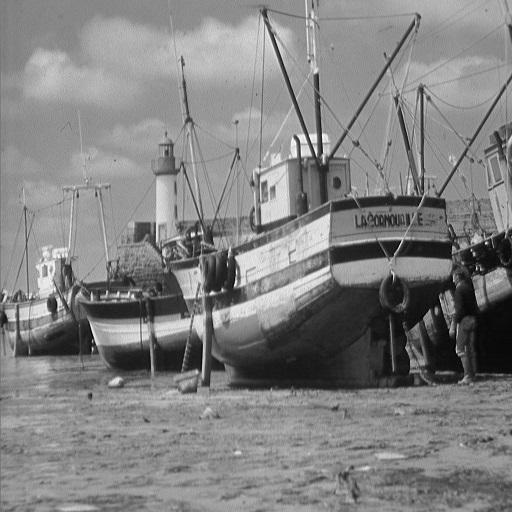
#> input picture 4_Histogram_processing/reduccion/boat.jpg, 512 x 512 px
$ python red_hist.py
#> lines starting #> are read from the running program, lines starting #| are printed output that depends on the picture
import numpy as np
import matplotlib.image as im
import matplotlib.pyplot as plt
# Importacion de bibliotecas matematica, manejo imagenes y graficado

def red_hist(A):
# Reduccion del histograma
#  Esta técnica modifica el histograma original de tal manera que comprime
#  la dinámica de escala de grises [r_min, r_max] a otra escala.
#
# Recibe: una matriz de imagen en escala de gris con valores de 8 bits
# Retorna:
# - B: una matriz resultante de imagen de valores de 8bits

    # Obtencion de las dimensiones de la imagen de entrada
    m = len(A)
    n = len(A[0])

    B = np.zeros((m,n)) # matriz de ceros con tamano de A
    A = A.astype(np.double) # conversion de tipos de int a double

    # Definicion de constantes para la reduccion
    alpha = 50
    beta = 50

    rmax = np.max(A) # se extrae el valor maximo
    rmin = np.min(A) # se extrae el valor minimo

    smax = rmax - alpha # se obtiene smax para reducir
    smin = rmin + beta # se obitene smin para reducir

    # Metodo de reduccion del histograma
    temp = (smax - smin) / (rmax - rmin) # se calcula un temporal
    # Se utilizan los metodos de numpy para las operaciones en matrices
    # Equivale a:
    #   (A.-rmin).*temp.-smin
    B = np.add(np.dot(np.subtract(A, rmin), temp), smin)

    B = np.ceil(B).astype(np.uint8) # conversion de tipos de double a uint8
    # Requiere de un redondeo

    return B


def imhist_py(input):
# Calculo de histograma
#   realiza el calculo de histograma para una imagen en escala de grises
#
# Basado en la segunda forma de calcular el histograma
#
# Recibe: una matriz de imagen en escala de gris con valores de 8 bits
# Retorna: un vector que representa el histograma de valores

    H = np.zeros(256); # crea un vector del tamano de rango de la escala de grises

    # Itera sobre cada nivel de gris para saber su frecuencia
    for i in range(256):
        H[i] = sum(sum(input==i)) # suma de valores iguales encontrados

    return H


A = im.imread("boat.jpg") # lectura de imagen en escala a grises
#> A is the input picture: shape (512, 512); min 0, max 255, mean 129.7
    # Nota: image.io utiliza arrays de numpy por lo que sus tipos son
    #   compatibles

plt.figure(1) # creacion de nueva figura para graficado
plt.subplot(221) # posicionamiento de imagen
plt.title("Imagen Original") # titulo de la imagen
plt.imshow(A, cmap='gray', vmin = 0, vmax = 255, interpolation='none')
# muestra matriz como imagen

plt.subplot(222) # posicionamiento de imagen
plt.title("Histograma de la Imagen Original")
H1 = imhist_py(A) # calculo del histograma por metodo implementado
#> after the loop in imhist_py, `for i in range(256):`: H = 256 values, max 5158 at index 146, min 0 at index 254, mean 1024
#> H1 has the same summary as H in imhist_py
plt.bar(range(256), H1) # graficacion del histograma
plt.xlim([0, 255]) # limite de la graficacion en el eje x

B = red_hist(A) # reduccion del histograma aplicado a la imagen
#> in red_hist, `m = len(A)`: m = 512
#> in red_hist, `rmax = np.max(A)`: rmax = 255
#> in red_hist, `rmin = np.min(A)`: rmin = 0
#> in red_hist, `smax = rmax - alpha`: smax = 205
#> in red_hist, `smin = rmin + beta`: smin = 50
#> in red_hist, `temp = (smax - smin) / (rmax - rmin)`: temp = 0.608
#> in red_hist, `B = np.add(np.dot(np.subtract(A, rmin), temp), smin)`:
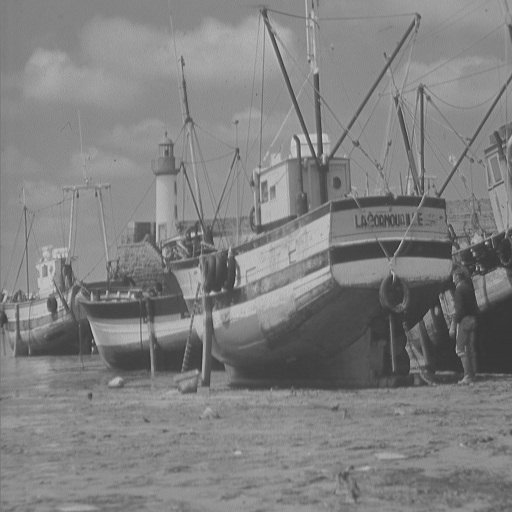
#> B: shape (512, 512) float64; min 50, max 205, mean 128.9

plt.subplot(223) # posicionamiento de imagen
plt.title("Imagen con Histograma Reducido") # titulo de la imagen
plt.imshow(B, cmap='gray', vmin = 0, vmax = 255, interpolation='none')
# muestra matriz como imagen

plt.subplot(224) # posicionamiento del histograma
plt.title("Histograma de la Imagen con Histograma Reducido")
H2 = imhist_py(B) # calculo del histograma por metodo implementado
#> H2 = 256 values, max 10234 at index 140, min 0 at index 0, mean 1024
plt.bar(range(256), H2) # graficacion del histograma
plt.xlim([0, 255]) # limite de la graficacion en el eje x

plt.show() # despliega la grafica
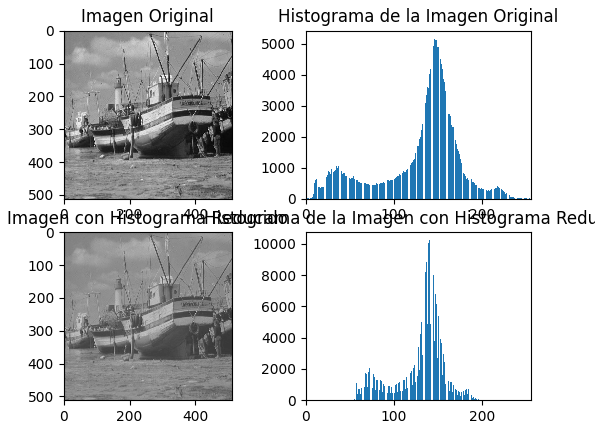
#> figure drawn by matplotlib, 4 panels; panel 2: tallest bar 5158 high, from x = 145.6 to 146.4; panel 4: tallest bar 10234 high, from x = 139.6 to 140.4
